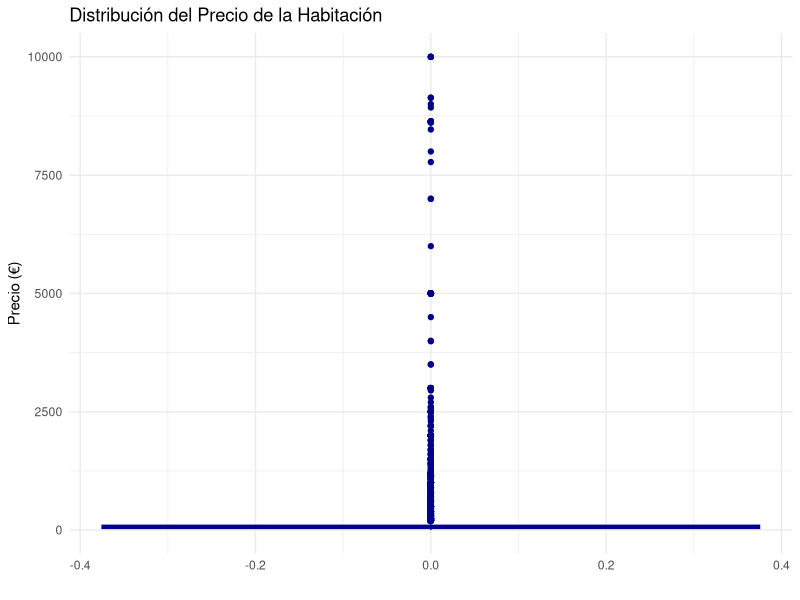
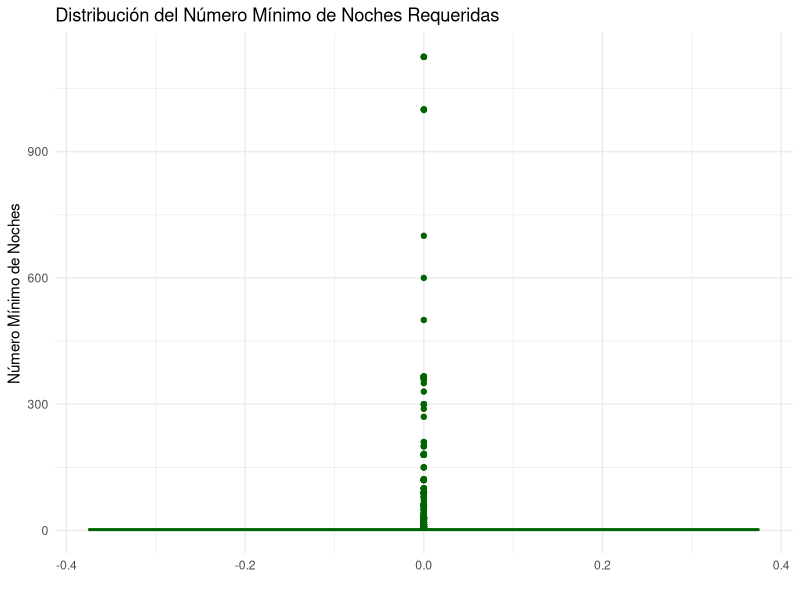
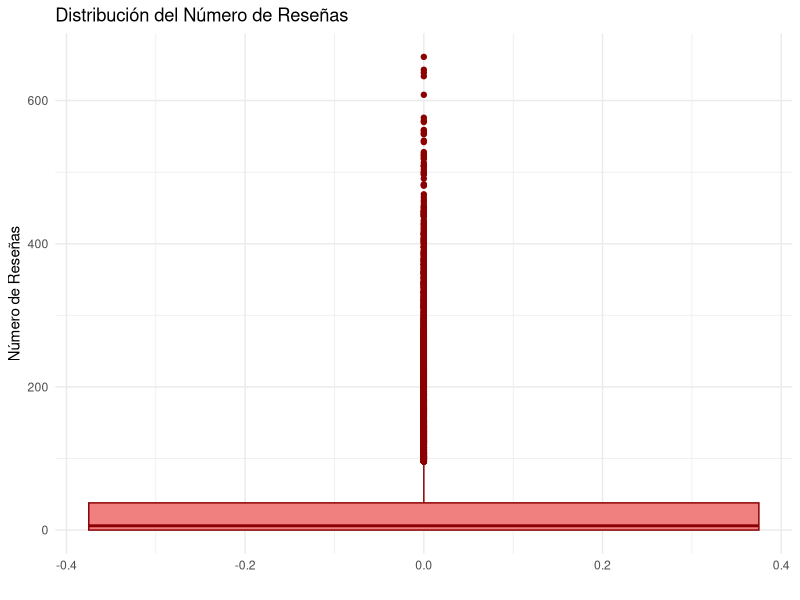
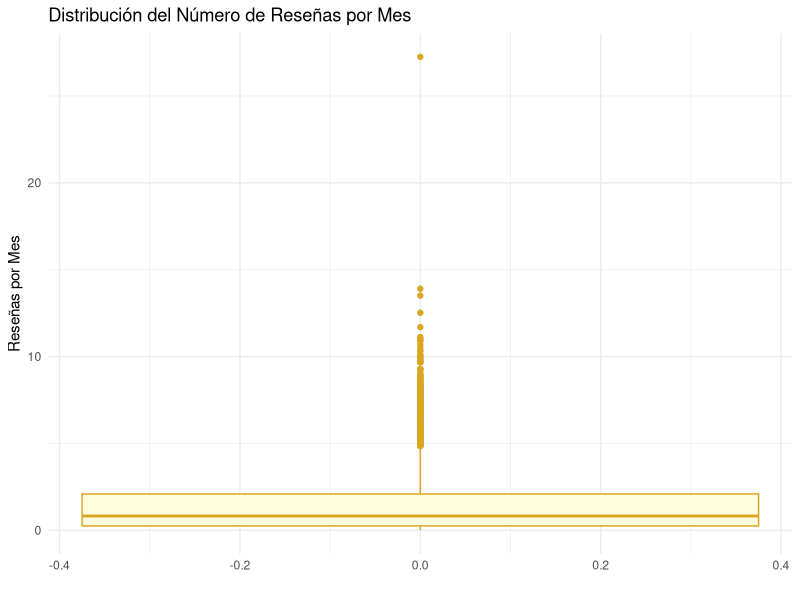
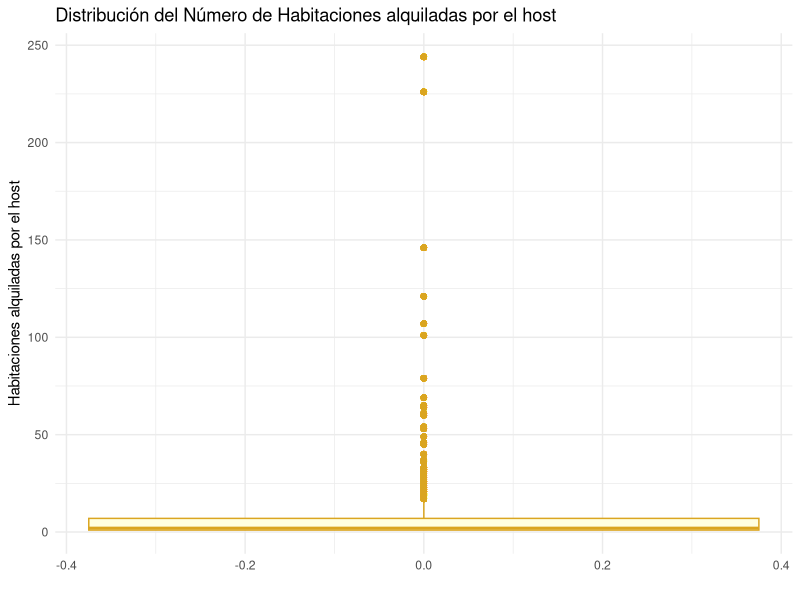
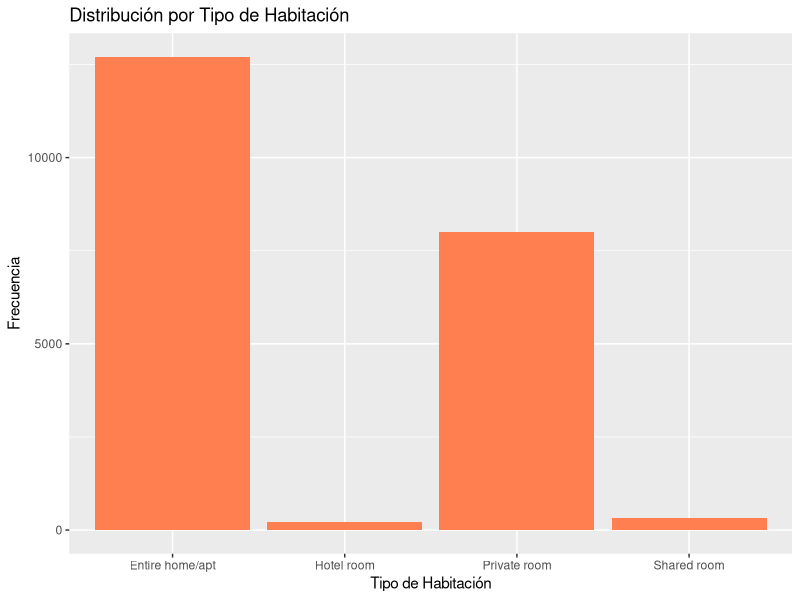
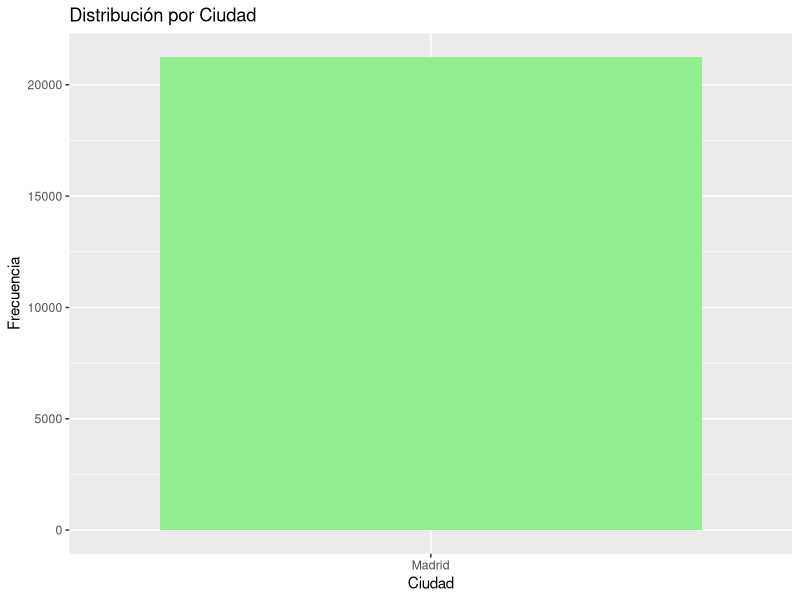
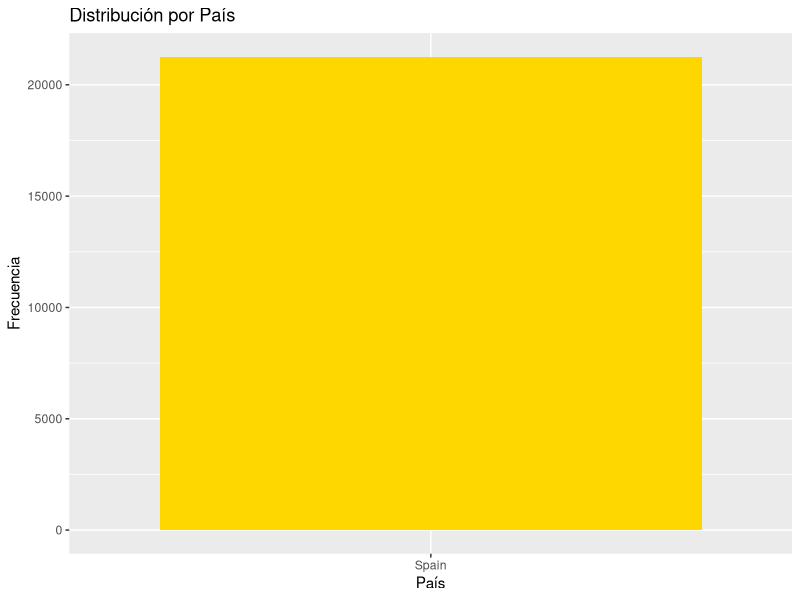

Recreate these plots in R, in order.
## ---- chunk 1
library(tidyverse)

# Leer el archivo CSV
airbnb_data <- read.csv("air-bnb-listings.csv", sep = ';')

## ---- chunk 2
# Ver las primeras filas de los datos
head(airbnb_data)

## ---- chunk 3
# Resumen estadístico y estructura del DataFrame
summary(airbnb_data)
## ---- chunk 4
dimension_original <- dim(airbnb_data)

paste('El numero de filas que tiene el dataframe airbnb_data es:', dimension_original[1])
paste('El numero de columnas que tiene el dataframe airbnb_data es:', dimension_original[2])
## ---- chunk 5
colnames(airbnb_data)
## ---- chunk 6

# Crear un vector con los nombres de las columnas
column_names <- colnames(airbnb_data)

# Obtener la clase y el tipo de cada columna utilizando sapply
column_classes <- sapply(airbnb_data, class)
column_types <- sapply(airbnb_data, typeof)

# Crear el dataframe con la información recopilada de Type y Clase 
clase_tipo <- data.frame(
  Class = column_classes,      # Clase de cada columna
  Type = column_types          # Tipo de cada columna
)

# Ver los resultados
print(clase_tipo)


## ---- chunk 7
# Convertir la columna Date.last.review a tipo fecha
airbnb_data$Date.last.review <- as.Date(airbnb_data$Date.last.review, format = "%Y-%m-%d")

# Convertir la columna Updated.Date a tipo fecha
airbnb_data$Updated.Date <- as.Date(airbnb_data$Updated.Date, format = "%Y-%m-%d")

# Convertir columnas seleccionadas a factores (categóricas)
airbnb_data$Room.type <- as.factor(airbnb_data$Room.type)
airbnb_data$Neighbourhood <- as.factor(airbnb_data$Neighbourhood)
airbnb_data$City <- as.factor(airbnb_data$City)
airbnb_data$Country <- as.factor(airbnb_data$Country)
## ---- chunk 8
# Crear un vector con los nombres de las columnas
column_names <- colnames(airbnb_data)

# Obtener la clase y el tipo de cada columna utilizando sapply
column_classes <- sapply(airbnb_data, class)
column_types <- sapply(airbnb_data, typeof)

# Crear el dataframe con la información recopilada de Type y Clase 
clase_tipo <- data.frame(
  Class = column_classes,      # Clase de cada columna
  Type = column_types          # Tipo de cada columna
)

# Ver los resultados
print(clase_tipo)

## ---- chunk 9
# Resumen estadístico y estructura del DataFrame
summary(airbnb_data)
## ---- chunk 10
# Resumen estadístico y estructura del DataFrame
str(airbnb_data)
## ---- chunk 11


# Rangos de disponibilidad y sus etiquetas
breaks <- c(-1, 0, 30, 60, 90, 180, 365)
labels <- c("No disponible", "Menos de 30 días", "31 a 60 días", "61 a 90 días", "91 a 180 días", "181 a 365 días")

# Categorizar 'Availability' usando cut()
airbnb_data$Availability_Cat <- cut(airbnb_data$Availibility, breaks = breaks, labels = labels, include.lowest = TRUE)

# Verificar la creación de la nueva columna
table(airbnb_data$Availability_Cat)

nueva_dimension<-dim(airbnb_data)

paste("El dataset original tenía:", dimension_original[2], "variables. Tras agregar una nueva variable (Availability_Cat) para categorizar Availibility tenemos:",nueva_dimension[2], "variables")


## ---- chunk 12
# Función para determinar el tipo de dato de cada columna
column_type <- function(x) {
  if (is.factor(x)) {
    "Categórica"
  } else if (is.numeric(x)) {
    "Numérica"
  } else if (inherits(x, "Date")) {
    "Fecha"
  } else {
    class(x)[1]  # Devuelve la primera clase si es un tipo compuesto o simplemente la clase si no es de los tipos anteriores
  }
}

# Aplicar la función a cada columna y crear un dataframe de resultados
resultados <- data.frame(
  Type = sapply(airbnb_data, column_type)   # Tipo determinado por la función
)

# Mostrar los resultados
print(resultados)



## ---- chunk 13
# Aplicar la función a cada columna para obtener los tipos
types <- sapply(airbnb_data, column_type)

# Crear un dataframe de resumen con los recuentos de cada tipo
type_counts <- table(types)

# Convertir la tabla en un dataframe para una mejor visualización
type_summary <- as.data.frame(type_counts)

# Renombrar las columnas del dataframe
names(type_summary) <- c("Type", "Count")

# Mostrar el resumen
print(type_summary)

## ---- chunk 14
# Obtener un resumen de las columnas numéricas
summary(airbnb_data[sapply(airbnb_data, is.numeric)])
## ---- chunk 15
library(dplyr)


ciudad <- as.data.frame(table(airbnb_data$City)) 

print(ciudad)

# Filtrar el dataset para mantener solo las filas donde la ciudad es Madrid
airbnb_data <- airbnb_data %>% filter(City == "Madrid")

# Verificar que sólo quedan entradas de Madrid en el dataset original
ciudad <- as.data.frame(table(airbnb_data$City)) 
print(ciudad)

# Verificar las dimensiones del dataset actualizado
dimension_solo_madrid <- dim(airbnb_data)

paste("El dataset original tenía:", dimension_original[1], "observaciones. Tras eliminar los registros que no eran de Madrid, el numero de observaciones es de:",dimension_solo_madrid[1], ". Se han eliminadas:", dimension_original[1] - dimension_solo_madrid[1], "registros" )


## ---- chunk 16
# Asegurándonos de que la columna Coordinates está en formato de string
airbnb_data$Coordinates <- as.character(airbnb_data$Coordinates)

# Separar la columna Coordinates en dos nuevas columnas: Latitude y Longitude
airbnb_data<- airbnb_data %>%
  separate(Coordinates, into = c("Latitude", "Longitude"), sep = ",", convert = TRUE)

paste("La columna Coordinates se ha dividido en 2 :'Latitude', 'Longitude'")

if (!require(tibble)) {
    install.packages("tibble")
}
library(tibble)

# Crear un tibble con los tipos y clases de las columnas Latitud y Longitud
column_info <- tibble(
    Column = c("Latitude", "Longitude"),
    Type_of_Data = c(typeof(airbnb_data$Latitude), typeof(airbnb_data$Longitude)),
    Class_of_Data = c(class(airbnb_data$Latitude), class(airbnb_data$Longitude))
)

# Mostrar el tibble
print(column_info)


## ---- chunk 17

library(dplyr)

#Crear una nueva columna temporal que combine Country,City y Neighbourhood para ver si coincide exactamente con la columna Location.

airbnb_data <- airbnb_data |> mutate(Combined = paste(Country, City, Neighbourhood, sep = ", "))

#Comparar la columna Location con la columna Combined para verificar si son iguales.

airbnb_data <- airbnb_data |> mutate(Location_Match = Location == Combined)


#Revisa cuántos y qué porcentaje de las filas tienen coincidencia exacta entre Location y la columna combinada.

table(airbnb_data$Location_Match)

paste("Si concatenamos Country,City y Neighbourhood nos da el mismo resultado que la columna Location, por lo que podemos eliminarla")




## ---- chunk 18
#Eliminar Location por redundante
airbnb_data <- select(airbnb_data, -Location)

#Eliminar columnas temporales Combined y Location_Match
airbnb_data <- select(airbnb_data, -Combined)
airbnb_data <- select(airbnb_data, -Location_Match)
## ---- chunk 19
# Dataframe con la contabilizacion de Nulos y Ceros
resultados <- data.frame(
  NA_Count = colSums(is.na(airbnb_data)),
  Zero_Count = colSums(airbnb_data == 0, na.rm = TRUE)
)

resultados
## ---- chunk 20

#Ahora, vamos a crear una columna temporal que indique si Date.last.review y & Number.of.reviews.per.month son nulos ysi Number.of.reviews es cero . Luego, comprobaremos si esta relación siempre se mantiene.

# Añadir una columna temporal para verificar la condición
airbnb_data <- airbnb_data %>%
  mutate(
    check = Number.of.reviews == 0 &is.na(Date.last.review) &  is.na(Number.of.reviews.per.month)
  )

# Sumarización para comprobar la condición extendida
result <- airbnb_data %>%
  filter(is.na(Date.last.review)) %>%
  summarise(
    Total_NA_Dates = n(),
    Correct_Cases = sum(check)
  )


print(result)



## ---- chunk 21
# Borrar columna temporal check

airbnb_data <- select(airbnb_data, -check)
## ---- chunk 22
# Cargar la librería necesaria
library(ggplot2)

# Boxplot para Room.Price
ggplot(airbnb_data, aes(y = Room.Price)) +
  geom_boxplot(fill = "lightblue", color = "darkblue") +
  labs(title = "Distribución del Precio de la Habitación",
       y = "Precio (€)",
       x = "") +
  theme_minimal()

# Boxplot para Minimum.nights
ggplot(airbnb_data, aes(y = Minimum.nights)) +
  geom_boxplot(fill = "lightgreen", color = "darkgreen") +
  labs(title = "Distribución del Número Mínimo de Noches Requeridas",
       y = "Número Mínimo de Noches",
       x = "") +
  theme_minimal()

# Boxplot para Number.of.reviews
ggplot(airbnb_data, aes(y = Number.of.reviews)) +
  geom_boxplot(fill = "lightcoral", color = "darkred") +
  labs(title = "Distribución del Número de Reseñas",
       y = "Número de Reseñas",
       x = "") +
  theme_minimal()

# Boxplot para Number.of.reviews.per.month
ggplot(airbnb_data, aes(y = Number.of.reviews.per.month)) +
  geom_boxplot(fill = "lightyellow", color = "goldenrod") +
  labs(title = "Distribución del Número de Reseñas por Mes",
       y = "Reseñas por Mes",
       x = "") +
  theme_minimal()

# Boxplot para Rooms.rent.by.the.host
ggplot(airbnb_data, aes(y = Rooms.rent.by.the.host)) +
  geom_boxplot(fill = "lightyellow", color = "goldenrod") +
  labs(title = "Distribución del Número de Habitaciones alquiladas por el host",
       y = "Habitaciones alquiladas por el host",
       x = "") +
  theme_minimal()

## ---- chunk 23
# Obtener un resumen de las columnas numéricas
summary(airbnb_data[sapply(airbnb_data, is.numeric)])
## ---- chunk 24
library(ggplot2)

#Histogramas

# Gráfico para Room.type
ggplot(airbnb_data, aes(x = Room.type)) +
  geom_bar(fill = "coral") +
  labs(title = "Distribución por Tipo de Habitación", x = "Tipo de Habitación", y = "Frecuencia")

# Gráfico para City
ggplot(airbnb_data, aes(x = City)) +
  geom_bar(fill = "lightgreen") +
  labs(title = "Distribución por Ciudad", x = "Ciudad", y = "Frecuencia")

# Gráfico para Country
ggplot(airbnb_data, aes(x = Country)) +
  geom_bar(fill = "gold") +
  labs(title = "Distribución por País", x = "País", y = "Frecuencia")

# Gráfico para Availability_Cat
ggplot(airbnb_data, aes(x = Availability_Cat)) +
  geom_bar(fill = "purple") +
  theme(axis.text.x = element_text(angle = 45, hjust = 1)) +
  labs(title = "Distribución por Categoría de Disponibilidad", x = "Categoría de Disponibilidad", y = "Frecuencia")

# Grafico para barrio  

ggplot(airbnb_data, aes(y = Neighbourhood)) +
  geom_bar() +
  theme(axis.text.y = element_text(size = 5)) +
  labs(title = "Distribución por Vecindario", x = "Frecuencia", y = "Vecindario")



## ---- chunk 25
# Cargar el paquete ggplot2
library(ggplot2)

# Crear un gráfico de densidad
ggplot(airbnb_data, aes(x = Room.Price)) +
  geom_density(fill = "blue", alpha = 0.5) +
  labs(title = "Distribución de Precios", x = "Precio", y = "Densidad")




## ---- chunk 26

#Room.price


# Transformación Logaritmica

airbnb_data <- mutate(airbnb_data,
                      Room_Price_Log = log(Room.Price + 1))

# Cargar el paquete ggplot2
library(ggplot2)

# Crear un gráfico de densidad
ggplot(airbnb_data, aes(x = Room_Price_Log)) +
  geom_density(fill = "blue", alpha = 0.5) +
  labs(title = "Distribución de Precios", x = "Precio", y = "Densidad")
## ---- chunk 27
#Minimum.nights


# Transformación Logaritmica

airbnb_data <- mutate(airbnb_data,
                      Minimum_nights_Log = log(Minimum.nights + 1))

# Cargar el paquete ggplot2
library(ggplot2)

# Crear un gráfico de densidad
ggplot(airbnb_data, aes(x = Minimum_nights_Log)) +
  geom_density(fill = "blue", alpha = 0.5) +
  labs(title = "Distribución de Minimum Nights", x = "Minimum Nights", y = "Densidad")
## ---- chunk 28
#Number.of.reviews


# Transformación Logaritmica

airbnb_data <- mutate(airbnb_data,
                      Number_of_reviews_Log = log(Number.of.reviews + 1))

# Cargar el paquete ggplot2
library(ggplot2)

# Crear un gráfico de densidad
ggplot(airbnb_data, aes(x = Number_of_reviews_Log)) +
  geom_density(fill = "blue", alpha = 0.5) +
  labs(title = "Distribución de Number of reviews", x = "Number of reviews", y = "Densidad")
## ---- chunk 29

#Number.of.reviews.per.month


# Transformación Logaritmica

airbnb_data <- mutate(airbnb_data,
                      Number_of_reviews_per_month_Log = log(Number.of.reviews.per.month + 1))

# Cargar el paquete ggplot2
library(ggplot2)

# Crear un gráfico de densidad
ggplot(airbnb_data, aes(x = Number_of_reviews_per_month_Log)) +
  geom_density(fill = "blue", alpha = 0.5) +
  labs(title = "Distribución de Reviews per Month", x = "Reviews per Month", y = "Densidad")
## ---- chunk 30

#Rooms.rent.by.the.host


# Transformación Logaritmica

airbnb_data <- mutate(airbnb_data,
                      Rooms_rent_by_the_host_Log = log(Rooms.rent.by.the.host + 1))

# Cargar el paquete ggplot2
library(ggplot2)

# Crear un gráfico de densidad
ggplot(airbnb_data, aes(x = Rooms_rent_by_the_host_Log)) +
  geom_density(fill = "blue", alpha = 0.5) +
  labs(title = "Distribución de Rooms rent by the host", x = " Rooms rent by the host", y = "Densidad")
## ---- chunk 31

if (!require(writexl)) {
    install.packages("writexl")
}
library(writexl)
# Exportar el dataframe
write_xlsx(airbnb_data, "airbnb_data_madrid_final_9_may.xlsx")

